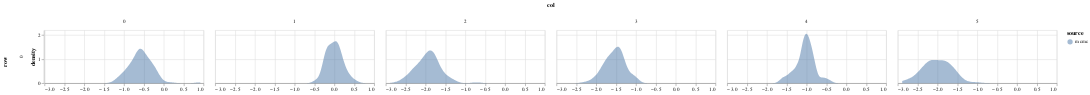

Write notebook code for a chart like this one.
### Code cell
param = 'alpha'
df = get_post_df(ps[param]) 
df['source'] = 'mcmc'
plot_density(df, height=100)

### Figure 1 — Vega-Lite specification as saved in the notebook (floating-point values rounded to 4 significant figures; data arrays with more than 128 entries replaced by an {"elided": "..."} marker saying what was removed)
{"config": {"view": {"continuousWidth": 400, "continuousHeight": 300}}, "data": {"name": "data-bb08e4e19c67b3ecaf30c8e1772f8412"}, "mark": {"type": "area", "opacity": 0.5}, "encoding": {"color": {"type": "nominal", "field": "source"}, "column": {"type": "quantitative", "field": "col"}, "row": {"type": "quantitative", "field": "row"}, "x": {"type": "quantitative", "field": "value", "title": null}, "y": {"type": "quantitative", "field": "density"}}, "height": 100, "resolve": {"scale": {"x": "independent"}}, "transform": [{"fold": ["value"]}, {"density": "value", "groupby": ["cn", "row", "col", "source"]}], "width": 300, "$schema": "https://vega.github.io/schema/vega-lite/v4.8.1.json", "datasets": {"data-bb08e4e19c67b3ecaf30c8e1772f8412": {"elided": "600 records"}}}
